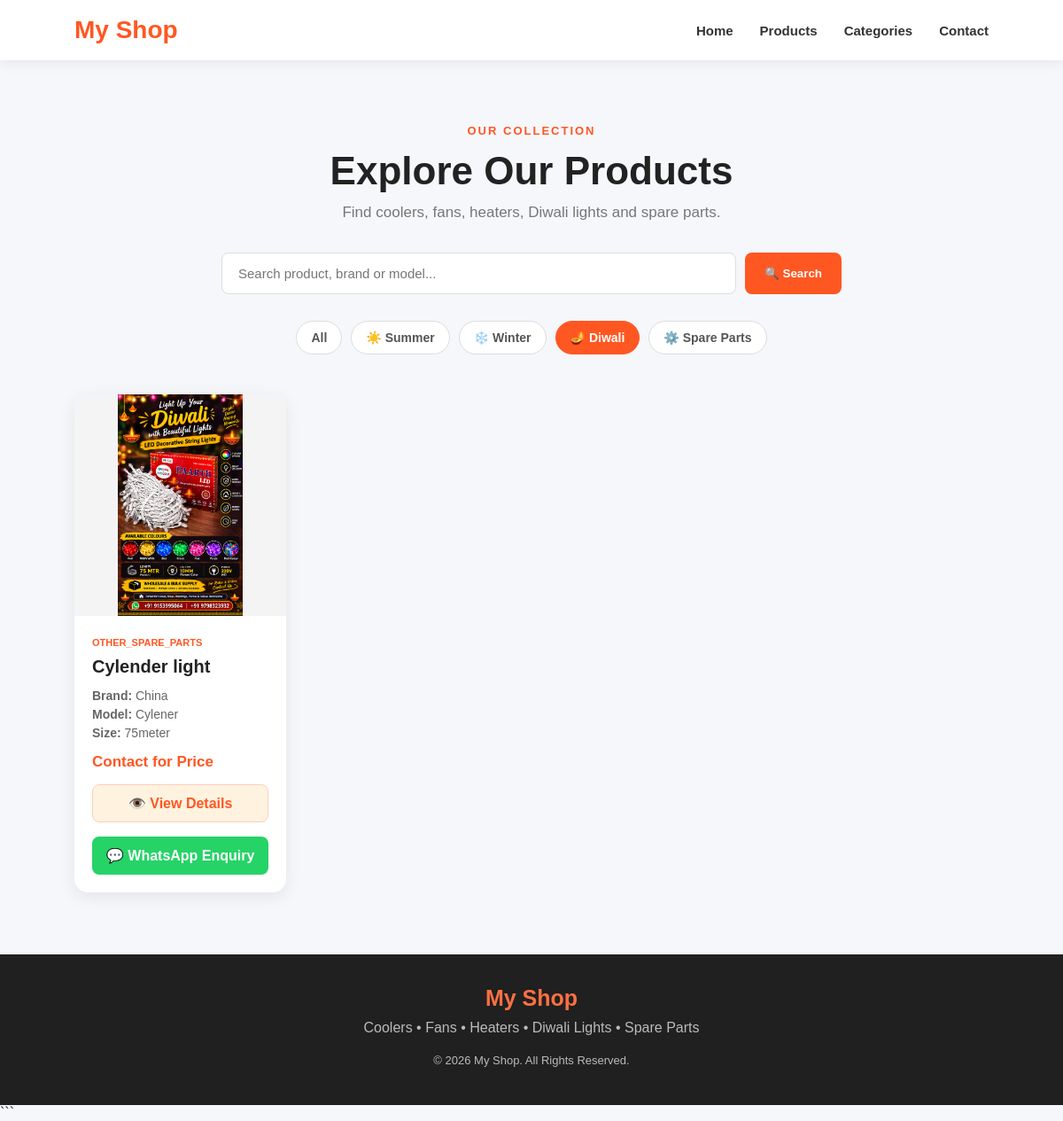
The page /products/?category=diwali on the database its author committed.
### products/models.py (models this page shows, shortened)
class Product(models.Model):
    CATEGORY_CHOICES = [
        ("summer", "☀️ Summer"),
        ("winter", "❄️ Winter"),
        ("diwali", "🪔 Diwali"),
        ("spare_parts", "⚙️ Spare Parts"),
    ]
    SUBCATEGORY_CHOICES = [
        ("cooler", "Cooler"),
        ("cooler_spare_parts", "Cooler Spare Parts"),
        ("honeycomb", "Honeycomb / Cooler Grass"),
        ("table_fan", "Table Fan"),
        ("bullet_fan", "Bullet Fan"),
        ("stand_fan", "Stand Fan"),
        ("ceiling_fan", "Ceiling Fan"),
        ("sun_heater", "Sun Heater"),
        ("quartz_heater", "Quartz Heater"),
        ("immersion_rod", "Immersion Rod"),
        ("copper_wire_light", "Copper Wire Light"),
        ("temple_light", "Temple Light"),
        ("multi_function_light", "Multi Function Light"),
        ("serial_light", "Serial / Decorative Light"),
        ("warm_white_light", "Warm White Light"),
        ("multi_colour_light", "Multi Colour Light"),
        ("fan_spare_parts", "Fan Spare Parts"),
        ("motor", "Motor"),
        ("pump", "Cooler Pump"),
        ("cooler_motor", "Cooler Motor"),
        ("other_spare_parts", "Other Spare Parts"),
    ]
    name = models.CharField(
        max_length=200
    )
    category = models.CharField(
        max_length=30,
        choices=CATEGORY_CHOICES
    )
    subcategory = models.CharField(
        max_length=60,
        choices=SUBCATEGORY_CHOICES
    )
    brand = models.CharField(
        max_length=100,
        blank=True
    )
    model = models.CharField(
        max_length=100,
        blank=True
    )
    size = models.CharField(
        max_length=100,
        blank=True
    )
    price = models.DecimalField(
        max_digits=10,
        decimal_places=2,
        blank=True,
        null=True
    )
    image = models.ImageField(
        upload_to="products/",
        blank=True,
        null=True
    )
    description = models.TextField(
        blank=True
    )
    features = models.TextField(
        blank=True
    )
    available = models.BooleanField(
        default=True
    )
    created_at = models.DateTimeField(
        auto_now_add=True
    )

### products/views.py (the view, shortened to what this page needs)
def product_list(request):
    products = Product.objects.filter(
        available=True
    )
    category = request.GET.get("category")
    search = request.GET.get("search")
    if category:
        products = products.filter(
            category=category
        )
    categories = Product.CATEGORY_CHOICES
    context = {
        "products": products,
        "categories": categories,
        "selected_category": category,
        "search": search or "",
    }
    return render(
        request,
        "products/product_list.html",
        context
    )

### templates/products/product_list.html (shortened to what this page needs)
{% load static %}
<!DOCTYPE html>
<html lang="en">
<head>
    <link
        rel="stylesheet"
        href="{% static 'css/style.css' %}"
    >
</head>
<body>
<nav class="navbar">
    <div class="logo">
        My Shop
    </div>
    <div class="nav-links">
        <a href="/">
            Home
        </a>
        <a href="/products/">
            Products
        </a>
        <a href="/#categories">
            Categories
        </a>
        <a href="/#contact">
            Contact
        </a>
    </div>
</nav>
<section class="products-page">
    <div class="products-heading">
        <span>
            OUR COLLECTION
        </span>
        <h1>
            Explore Our Products
        </h1>
        <p>
            Find coolers, fans, heaters,
            Diwali lights and spare parts.
        </p>
    </div>
    <form
        method="GET"
        class="search-box"
    >
        <input
            type="text"
            name="search"
            placeholder="Search product, brand or model..."
            value="{{ search }}"
        >
        <button type="submit">
            🔍 Search
        </button>
    </form>
    <div class="category-filter">
        <a
            href="/products/"
            class="{% if not selected_category %}active{% endif %}"
        >
            All
        </a>
        {% for value, label in categories %}
            <a
                href="/products/?category={{ value }}"
                class="{% if selected_category == value %}active{% endif %}"
            >
                {{ label }}
            </a>
        {% endfor %}
    </div>
    <div class="product-grid">
        {% for product in products %}
            <div class="product-card">
                <div class="product-image">
                    {% if product.image %}
                        <img
                            src="{{ product.image.url }}"
                            alt="{{ product.name }}"
                        >
                    {% endif %}
                </div>
                <div class="product-info">
                    <span class="product-category">
                        {{ product.subcategory }}
                    </span>
                    <h2>
                        {{ product.name }}
                    </h2>
                    {% if product.brand %}
                        <p>
                            <strong>
                                Brand:
                            </strong>
                            {{ product.brand }}
                        </p>
                    {% endif %}
                    {% if product.model %}
                        <p>
                            <strong>
                                Model:
                            </strong>
                            {{ product.model }}
                        </p>
                    {% endif %}
                    {% if product.size %}
                        <p>
                            <strong>
                                Size:
                            </strong>
                            {{ product.size }}
                        </p>
                    {% endif %}
                    <div class="product-price enquiry-price">
                        Contact for Price
                    </div>
                    <a
                        href="{% url 'product_detail' product.id %}"
                        class="view-details-btn"
                    >
                        👁️ View Details
                    </a>
                    <a
                        href="https://wa.me/919798323932?text=Hello%2C%20I%20want%20to%20know%20the%20price%20and%20availability%20of%20{{ product.name|urlencode }}"
                        target="_blank"
                        class="whatsapp-btn"
                    >
                        💬 WhatsApp Enquiry
                    </a>
                </div>
            </div>
        {% endfor %}
    </div>
</section>
<footer>
    <div class="footer-logo">
        My Shop
    </div>
    <p>
        Coolers • Fans • Heaters • Diwali Lights
        • Spare Parts
    </p>
    <p class="copyright">
        © 2026 My Shop. All Rights Reserved.
    </p>
</footer>
</body>
</html>

### static/css/style.css (style rules this page uses)
* { margin: 0; padding: 0; box-sizing: border-box; }
html { scroll-behavior: smooth; }
body { font-family: Arial, Helvetica, sans-serif; background: #f6f7fb; color: #222; }
a { text-decoration: none; }
.navbar { width: 100%; padding: 18px 7%; display: flex; justify-content: space-between; align-items: center; background: #ffffff; box-shadow: 0 2px 15px rgba(0, 0, 0, 0.08); position: sticky; top: 0; z-index: 1000; }
.logo { font-size: 28px; font-weight: 800; color: #ff5722; }
.nav-links { display: flex; gap: 30px; }
.nav-links a { color: #333; font-size: 15px; font-weight: 600; transition: 0.3s; }
section { padding: 80px 7%; }
.section-heading span, .products-heading span { color: #ff5722; font-size: 13px; font-weight: 800; letter-spacing: 2px; }
.products-page { min-height: 80vh; padding: 70px 7%; }
.products-heading { text-align: center; margin-bottom: 35px; }
.products-heading h1 { font-size: 44px; margin: 12px 0; }
.products-heading p { color: #777; font-size: 17px; }
.search-box { max-width: 700px; margin: 0 auto 30px; display: flex; gap: 10px; }
.search-box input { flex: 1; padding: 14px 18px; border: 1px solid #ddd; border-radius: 8px; outline: none; font-size: 15px; }
.search-box button { padding: 14px 22px; border: none; border-radius: 8px; background: #ff5722; color: white; font-weight: bold; cursor: pointer; }
.category-filter { display: flex; justify-content: center; gap: 10px; flex-wrap: wrap; margin-bottom: 45px; }
.category-filter a { padding: 10px 16px; background: white; color: #555; border: 1px solid #ddd; border-radius: 30px; font-size: 14px; font-weight: 600; }
.category-filter a:hover, .category-filter a.active { background: #ff5722; color: white; border-color: #ff5722; }
.product-grid { display: grid; grid-template-columns: repeat(4, 1fr); gap: 25px; }
.product-card { background: white; border-radius: 15px; overflow: hidden; box-shadow: 0 5px 20px rgba(0, 0, 0, 0.08); transition: 0.3s; }
.product-image { width: 100%; height: 250px; background: #f4f4f4; display: flex; align-items: center; justify-content: center; overflow: hidden; }
.product-image img { width: 100%; height: 100%; object-fit: contain; transition: 0.3s; }
.product-info { padding: 20px; }
.product-category { display: inline-block; color: #ff5722; font-size: 11px; font-weight: 800; text-transform: uppercase; margin-bottom: 8px; }
.product-info h2 { font-size: 20px; margin-bottom: 12px; line-height: 1.3; }
.product-info p { color: #666; font-size: 14px; margin-bottom: 5px; }
.product-price { font-size: 20px; font-weight: 800; margin-top: 15px; }
.enquiry-price { color: #ff5722; font-size: 17px; }
.whatsapp-btn { display: block; text-align: center; margin-top: 16px; padding: 12px; border-radius: 8px; background: #25d366; color: white; font-weight: 700; transition: 0.3s; }
footer { background: #202020; color: white; text-align: center; padding: 35px 20px; }
.footer-logo { font-size: 25px; font-weight: 800; color: #ff7043; margin-bottom: 10px; }
footer p { color: #bbb; margin: 8px 0; }
.copyright { font-size: 13px; margin-top: 20px !important; }
.view-details-btn { display: block; text-align: center; padding: 11px; border-radius: 8px; background: #fff3e0; color: #ff5722; font-weight: 700; margin-top: 15px; border: 1px solid #ffccbc; }

### rows shown on the page
Product: image (picture), subcategory "OTHER_SPARE_PARTS", name "Cylender light", brand "China", model "Cylener", size "75meter"

### other values the page prints
{{ label }} "☀️ Summer" "❄️ Winter" "🪔 Diwali" "⚙️ Spare Parts"
